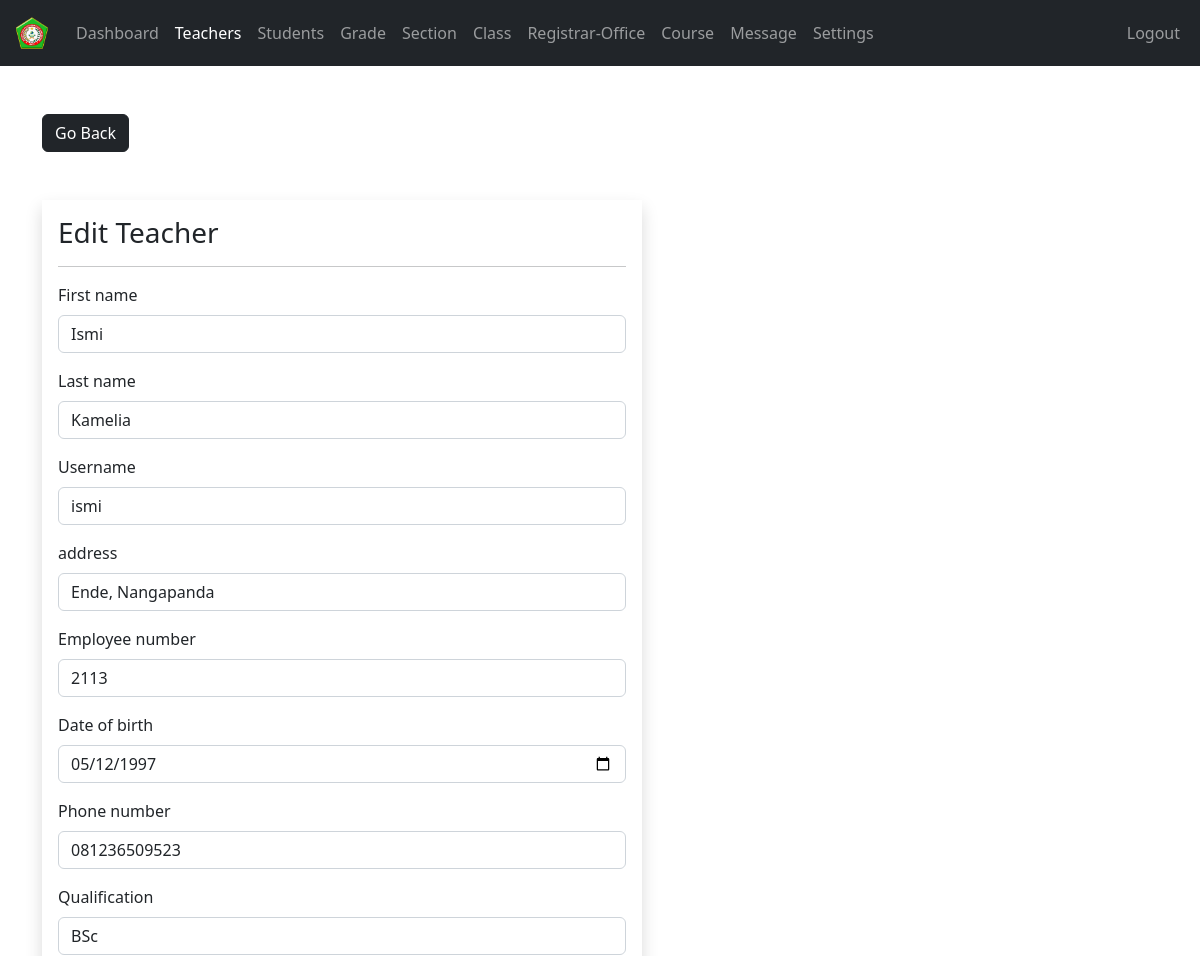
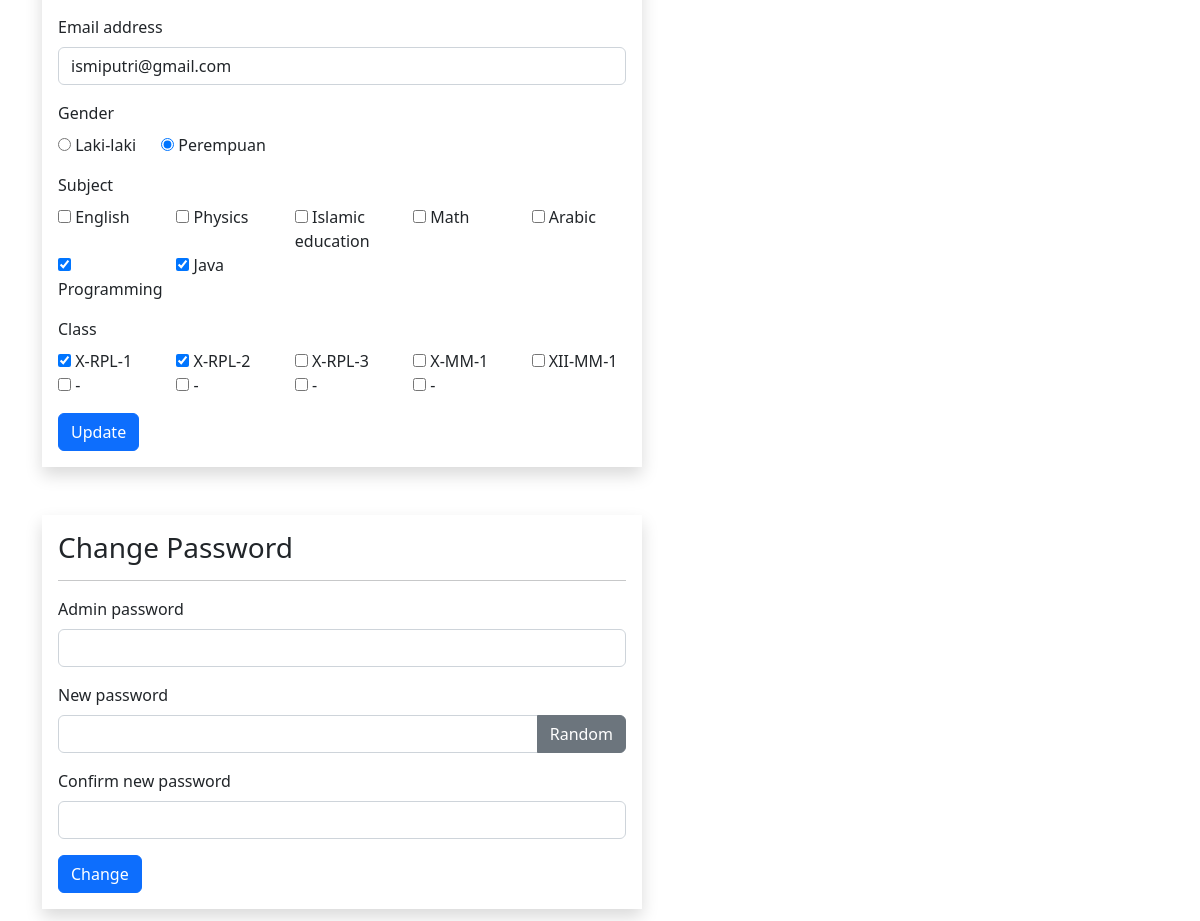
Page /admin/teacher-edit.php?teacher_id=10 (signed in) on the committed database (2 pictures, top to bottom).
### tables this page shows
CREATE TABLE `teachers` (
  `teacher_id` int(11) NOT NULL,
  `username` varchar(127) NOT NULL,
  `password` varchar(255) NOT NULL,
  `class` varchar(100) NOT NULL,
  `fname` varchar(127) NOT NULL,
  `lname` varchar(127) NOT NULL,
  `subjects` varchar(31) NOT NULL,
  `address` varchar(31) NOT NULL,
  `employee_number` int(11) NOT NULL,
  `date_of_birth` date DEFAULT NULL,
  `phone_number` varchar(31) NOT NULL,
  `qualification` varchar(127) NOT NULL,
  `gender` varchar(10) NOT NULL,
  `email_address` varchar(255) NOT NULL,
  `date_of_joined` datetime NOT NULL DEFAULT current_timestamp()
);

CREATE TABLE `subjects` (
  `subject_id` int(11) NOT NULL,
  `subject` varchar(31) NOT NULL,
  `subject_code` varchar(31) NOT NULL,
  `grade` int(11) NOT NULL
);

CREATE TABLE `class` (
  `class_id` int(17) NOT NULL,
  `grade` int(100) NOT NULL,
  `section` int(100) NOT NULL
);

CREATE TABLE `grades` (
  `grade_id` int(11) NOT NULL,
  `grade` varchar(31) NOT NULL,
  `grade_code` varchar(7) NOT NULL
);

### admin/data/teacher.php (called while the page is built, shortened)
<?php
function getTeacherById($teacher_id, $conn){
   $sql = "SELECT * FROM teachers
           WHERE teacher_id=?";
   $stmt = $conn->prepare($sql);
   $stmt->execute([$teacher_id]);
   if ($stmt->rowCount() == 1) {
     $teacher = $stmt->fetch();
     return $teacher;
   }else {
    return 0;
   }
}

### admin/data/subject.php (called while the page is built, shortened)
<?php
function getAllSubjects($conn){
   $sql = "SELECT * FROM subjects";
   $stmt = $conn->prepare($sql);
   $stmt->execute();
   if ($stmt->rowCount() >= 1) {
     $subjects = $stmt->fetchAll();
     return $subjects;
   }else {
   	return 0;
   }
}
 ?>

### admin/data/class.php (called while the page is built, shortened)
<?php
function getAllClasses($conn){
   $sql = "SELECT * FROM class";
   $stmt = $conn->prepare($sql);
   $stmt->execute();
   if ($stmt->rowCount() >= 1) {
     $classes = $stmt->fetchAll();
     return $classes;
   }else {
    return 0;
   }
}

### admin/data/grade.php (called while the page is built, shortened)
<?php
function getGradeById($grade_id, $conn){
   $sql = "SELECT * FROM grades
           WHERE grade_id=?";
   $stmt = $conn->prepare($sql);
   $stmt->execute([$grade_id]);
   if ($stmt->rowCount() == 1) {
     $grade = $stmt->fetch();
     return $grade;
   }else {
    return 0;
   }
}

### admin/teacher-edit.php (the view, shortened to what this page needs)
<?php
if (isset($_SESSION['admin_id']) &&
    isset($_SESSION['role'])     &&
    isset($_GET['teacher_id'])) {
    if ($_SESSION['role'] == 'Admin') {
       include "../DB_connection.php";
       include "data/subject.php";
       include "data/grade.php";
       include "data/section.php";
       include "data/class.php";
       include "data/teacher.php";
       $subjects = getAllSubjects($conn);
       $classes  = getAllClasses($conn);
       $teacher_id = $_GET['teacher_id'];
       $teacher = getTeacherById($teacher_id, $conn);
 ?>
<!DOCTYPE html>
<html lang="en">
<head>
	<link rel="stylesheet" href="https://cdn.jsdelivr.net/npm/bootstrap@5.2.0/dist/css/bootstrap.min.css">
	<link rel="stylesheet" href="../css/style.css">
  <link rel="stylesheet" href="https://cdnjs.cloudflare.com/ajax/libs/font-awesome/4.7.0/css/font-awesome.min.css">
</head>
<body>
    <?php
        include "inc/navbar.php";
     ?>
     <div class="container mt-5">
        <a href="teacher.php"
           class="btn btn-dark">Go Back</a>
        <form method="post"
              class="shadow p-3 mt-5 form-w"
              action="req/teacher-edit.php">
        <h3>Edit Teacher</h3><hr>
        <div class="mb-3">
          <label class="form-label">First name</label>
          <input type="text"
                 class="form-control"
                 value="<?=$teacher['fname']?>"
                 name="fname">
        </div>
        <div class="mb-3">
          <label class="form-label">Last name</label>
          <input type="text"
                 class="form-control"
                 value="<?=$teacher['lname']?>"
                 name="lname">
        </div>
        <div class="mb-3">
          <label class="form-label">Username</label>
          <input type="text"
                 class="form-control"
                 value="<?=$teacher['username']?>"
                 name="username">
        </div>
        <div class="mb-3">
          <label class="form-label">address</label>
          <input type="text"
                 class="form-control"
                 value="<?=$teacher['address']?>"
                 name="address">
        </div>
        <div class="mb-3">
          <label class="form-label">Employee number</label>
          <input type="text"
                 class="form-control"
                 value="<?=$teacher['employee_number']?>"
                 name="employee_number">
        </div>
        <div class="mb-3">
          <label class="form-label">Date of birth</label>
          <input type="date"
                 class="form-control"
                 value="<?=$teacher['date_of_birth']?>"
                 name="date_of_birth">
        </div>
        <div class="mb-3">
          <label class="form-label">Phone number</label>
          <input type="text"
                 class="form-control"
                 value="<?=$teacher['phone_number']?>"
                 name="phone_number">
        </div>
        <div class="mb-3">
          <label class="form-label">Qualification</label>
          <input type="text"
                 class="form-control"
                 value="<?=$teacher['qualification']?>"
                 name="qualification">
        </div>
        <div class="mb-3">
          <label class="form-label">Email address</label>
          <input type="text"
                 class="form-control"
                 value="<?=$teacher['email_address']?>"
                 name="email_address">
        </div>
        <div class="mb-3">
          <label class="form-label">Gender</label><br>
          <input type="radio"
                 value="Laki-laki"
                 <?php if($teacher['gender'] == 'Laki-laki') echo 'checked';  ?>
                 name="gender"> Laki-laki
                 &nbsp;&nbsp;&nbsp;&nbsp;
          <input type="radio"
                 value="Perempuan"
                 <?php if($teacher['gender'] == 'Perempuan') echo 'checked';  ?>
                 name="gender"> Perempuan
        </div>
        <div class="mb-3">
          <label class="form-label">Subject</label>
          <div class="row row-cols-5">
            <?php
            $subject_ids = str_split(trim($teacher['subjects']));
            foreach ($subjects as $subject){
              $checked =0;
              foreach ($subject_ids as $subject_id ) {
                if ($subject_id == $subject['subject_id']) {
                   $checked =1;
                }
              }
            ?>
            <div class="col">
              <input type="checkbox"
                     name="subjects[]"
                     <?php if($checked) echo "checked"; ?>
                     value="<?=$subject['subject_id']?>">
                     <?=$subject['subject']?>
            </div>
            <?php } ?>
          </div>
        </div>
        <div class="mb-3">
          <label class="form-label">Class</label>
          <div class="row row-cols-5">
            <?php
            $class_ids = str_split(trim($teacher['class']));
            foreach ($classes as $class){
              $checked =0;
              foreach ($class_ids as $class_id ) {
                if ($class_id == $class['class_id']) {
                   $checked =1;
                }
              }
              $grade = getGradeById($class['class_id'], $conn);
            ?>
            <div class="col">
              <input type="checkbox"
                     name="classes[]"
                     <?php if($checked) echo "checked"; ?>
                     value="<?=$grade['grade_id']?>">
                     <?=$grade['grade_code']?>-<?=$grade['grade']?>
            </div>
            <?php } ?>
          </div>
        </div>
      <button type="submit"
              class="btn btn-primary">
              Update</button>
     </form>
     <form method="post"
              class="shadow p-3 my-5 form-w"
              action="req/teacher-change.php"
              id="change_password">
        <h3>Change Password</h3><hr>
       <div class="mb-3">
            <div class="mb-3">
            <label class="form-label">Admin password</label>
                <input type="password"
                       class="form-control"
                       name="admin_pass">
          </div>
            <label class="form-label">New password </label>
            <div class="input-group mb-3">
                <input type="text"
                       class="form-control"
                       name="new_pass"
                       id="passInput">
                <button class="btn btn-secondary"
                        id="gBtn">
                        Random</button>
            </div>
          </div>
          <div class="mb-3">
            <label class="form-label">Confirm new password  </label>
                <input type="text"
                       class="form-control"
                       name="c_new_pass"
                       id="passInput2">
          </div>
          <button type="submit"
              class="btn btn-primary">
              Change</button>
        </form>
     </div>
</body>
</html>
<?php
  }else {
    header("Location: teacher.php");
    exit;
  }
}else {
	header("Location: teacher.php");
	exit;
}
?>

### css/style.css (style rules this page uses)
.form-w { max-width: 600px; width: 100%; }

### rows in the picture
teachers: fname "Ismi", lname "Kamelia", username "ismi", address "Ende, Nangapanda", employee_number "2113", date_of_birth "05/12/1997", phone_number "081236509523", qualification "BSc", email_address "ismiputri@gmail.com", gender "☑", subjects "☑", class "☑"
subjects: subject "English"
subjects: subject "Physics"
subjects: subject "Islamic education"
subjects: subject "Math"
subjects: subject "Arabic"
subjects: subject "Programming"
subjects: subject "Java"
class: grades.grade_code "X-RPL", grades.grade "1"
class: grades.grade_code "X-RPL", grades.grade "2"
class: grades.grade_code "X-RPL", grades.grade "3"
class: grades.grade_code "X-MM", grades.grade "1"
class: grades.grade_code "XII-MM", grades.grade "1"
